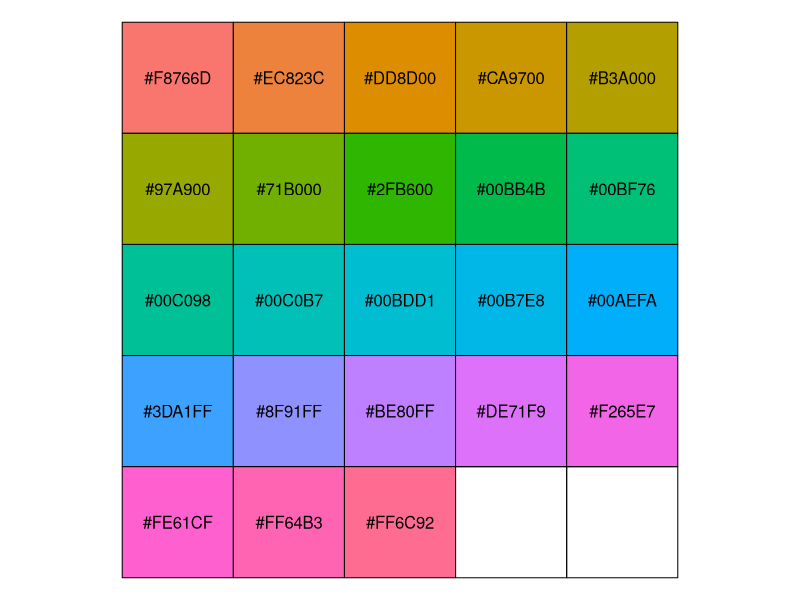
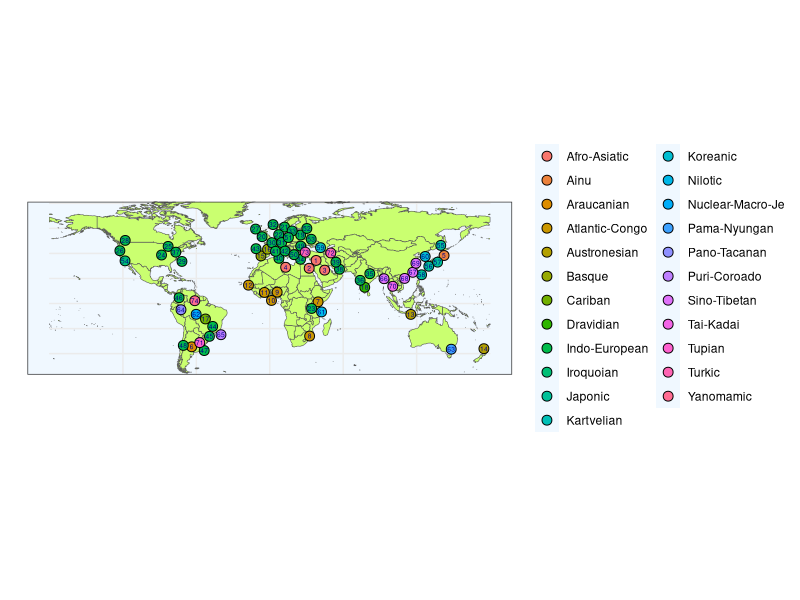

Recreate these plots in R, in order.
##
library(ggplot2)
library(sf)
library(rnaturalearth)
library(rnaturalearthdata)
library(gridExtra)
library(grid)

##
INTERVAL <- 6

SUBGROUPING <- TRUE

##
collabT <- read.csv('./data/CollaboratorsPlotData.csv')

langlabel <- data.frame(Name = collabT$Name,
                        Lang = collabT$ProvidedLanguageName,
                        LangAdditional = collabT$GlottologL1Name,
                        Genus = collabT$WalsGenusName,
                        Family = collabT$LanguageFamily,
                        Longitude = collabT$Longitude,
                        Latitude = collabT$Latitude,
                        Place = collabT$PlaceName,
                        Flag = collabT$Choice,
                        ID = 0)

langlabel <- langlabel[langlabel$Flag == 1, ]

langlabel$Lang[langlabel$Lang == "Hebrew"] <- langlabel$LangAdditional[langlabel$Lang == "Hebrew"]
langlabel$Lang[langlabel$Lang == "Amami dialect"] <- langlabel$LangAdditional[langlabel$Lang == "Amami dialect"]
langlabel$Lang[langlabel$Lang == "Arabic"] <- langlabel$LangAdditional[langlabel$Lang == "Arabic"]
langlabel$Lang[langlabel$Lang == "Persian"] <- langlabel$LangAdditional[langlabel$Lang == "Persian"]
langlabel$Lang[langlabel$Lang == "Farsi"] <- langlabel$LangAdditional[langlabel$Lang == "Farsi"]

if (SUBGROUPING) {
  langlabel$FamilyTmp <- langlabel$Family
  idx <- langlabel$Family == "Indo-European" | langlabel$Family == "Atlantic-Congo" | langlabel$Family == "Sino-Tibetan"
  langlabel$Family[idx] <- paste(langlabel$Family[idx], ": ", langlabel$Genus[idx], sep = "")
}

langlabel <- langlabel[order(langlabel$Family, langlabel$Lang, langlabel$Place), ]
langlabel$ID <- 1:nrow(langlabel)

if (SUBGROUPING) {
  tmp <- langlabel$Family
  langlabel$Family <- langlabel$FamilyTmp
  langlabel$FamilyTmp <- tmp
}

dodge <- TRUE
while (dodge) {
  dodge <- FALSE
  
  for (i in 1:nrow(langlabel)) {
    fun_i <- function(x) sqrt(sum((as.numeric(x) - as.numeric(langlabel[i, 6:7]))^2))
    d <- apply(langlabel[, 6:7], MARGIN = 1, FUN = fun_i)
    
    st <- sort(d, decreasing = FALSE, index = TRUE)
    d_st <- st$x
    idx <- st$ix
    
    j <- 2
    if (d_st[j] < INTERVAL) {
      dir <- sign(langlabel$Latitude[i] - langlabel$Latitude[idx[j]])
      if (dir == 0) {
        dir <- 1
      }
      langlabel$Latitude[i] <- langlabel$Latitude[i] + sqrt(INTERVAL + 1)*dir
      
      dir <- sign(langlabel$Longitude[i] - langlabel$Longitude[idx[j]])
      if (dir == 0) {
        dir <- 1
      }
      langlabel$Longitude[i] <- langlabel$Longitude[i] + sqrt(INTERVAL + 1)*dir
      
      dodge <- TRUE
    }
  }
}

print("dodging...OK")

##
theme_set(theme_bw())
world <- ne_countries(scale = "medium", returnclass = "sf")

##
gobj<- ggplot(data = world) +
  geom_sf(fill= "darkolivegreen1") +
  geom_point(data = langlabel, aes(x = Longitude, y = Latitude, fill = Family),
             size = 3.0, shape = 21) +
  geom_text(data = langlabel, aes(x=Longitude, y=Latitude, label=ID),
            size = 1.7, color = "darkblue", check_overlap = FALSE) + 
  xlab("") + ylab("") + ylim(c(-50.5, 75)) + 
  theme(axis.ticks.x = element_blank(), axis.text.x = element_blank(), legend.title = element_blank()) +
  theme(panel.background = element_rect(fill = "aliceblue"))

##
FamilyList <- unique(langlabel$Family)
langtable <- vector(mode = "list", length = length(FamilyList))
for (i in 1:length(FamilyList)) {
  idx <- langlabel$Family == FamilyList[i]
  langtable[[i]] <- tableGrob(cbind(langlabel[idx, 5], langlabel[idx, 1]))
}

##
ggsave(file = "./output/CollabMap.png", plot = gobj, width = 8, height = 7)

##
ggColorHue <- function(n, l=65) {
  hues <- seq(15, 375, length=n+1)
  hcl(h=hues, l=l, c=100)[1:n]
}

cols <- ggColorHue(n = length(unique(langlabel$Family)))
col2rgb(cols)
scales::show_col(cols)
